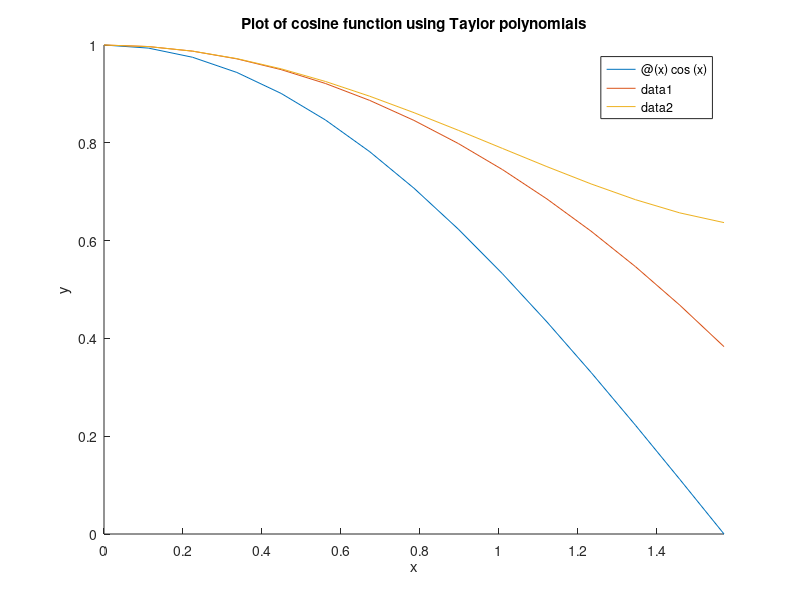

Write MATLAB code to recreate this figure.
% a)
figure
hold on
fplot(@(x) cos(x), [0, pi / 2])

% b)
fplot(@(x) 1 - x^2 / 4, [0, pi / 2])

% c)
fplot(@(x) 1 - x^2 / 4 + x^4 / 24, [0, pi / 2])

title("Plot of cosine function using Taylor polynomials")
xlabel("x")
ylabel("y")